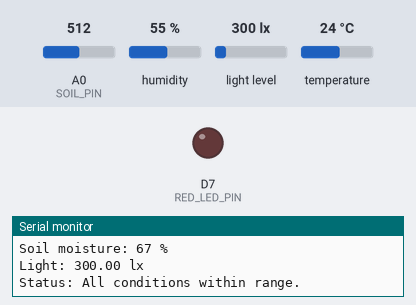
This sketch was run on a simulated Arduino MKR. Parts: output pins drawn as LEDs (lit = HIGH), the last lines printed to the serial monitor. Inputs (shaded band) come from the test bench; at power-on: temperature 24 °C, A0 (SOIL_PIN) = 512, humidity 55 %, light level 300 lx. WiFi joins after 1.5 s; servers stay silent unless stated; web services answer with replies made up by the test bench; not simulated (calls return 0 or success): secrets.h.

Above: at 12.3 s.
12.4 s: temperature set to 31.5 °C
21.8 s: temperature set to 32.7 °C
At 27.5 s:
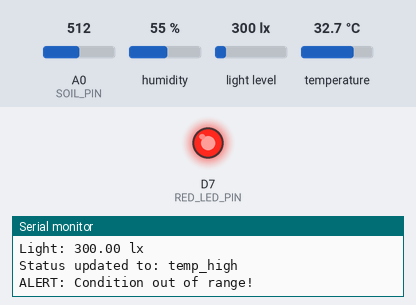
Timing chart, 0 to 29.0 s (numbered marks = the images above; inputs shaded):
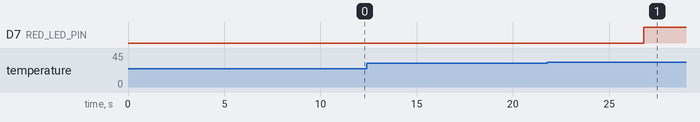

Measured:
- the behaviour switches between 32 and 32.1 °C on temperature (found by bisection; images 0 and 1)
- after the input at 21.8 s, D7 (RED_LED_PIN): LOW → HIGH after 5.0 s

The sketch:

projectV2.ino
```cpp
//Libraries
#include <WiFiNINA.h>
#include "DHT.h"
#include <BH1750.h>
#include <Wire.h>
#include "secrets.h"
#include "ThingSpeak.h"

//Sensors/LED
#define DHTPIN 2 //DHT22
#define DHTTYPE DHT22
DHT dht(DHTPIN, DHTTYPE);
#define SOIL_PIN A0 //Soil moisture
const int wet = 350;
const int dry = 850;
BH1750 lightMeter; //BH1750
#define RED_LED_PIN 7 //Red LED

//Wifi
char ssid[] = SECRET_SSID;
char pass[] = SECRET_PASS;
WiFiClient client;
//Thingspeak
unsigned long myChannelNumber = SECRET_CH_ID;
const char * myWriteAPIKey = SECRET_WRITE_APIKEY;
//IFTTT
char   HOST_NAME[] = "maker.ifttt.com";
String IFTTT_KEY = SECRET_IFTTT_KEY;
//Initializing values
float temperature = 0;
float humidity = 0;
float lightLux = 0;
int soilMoisture = 0;
//Reading Thresholds
const float TEMP_LOW = 10.0;
const float TEMP_HIGH = 32.0;
const int SOIL_LOW = 20;
const int SOIL_HIGH = 80;
const float NO_LIGHT = 20.0;
const float SUN_LIGHT = 250.0;

//Timers
unsigned long previousSensorRead = 0;
unsigned long previousThingSpeakWrite = 0;
unsigned long previousWifiAttempt = 0;
const unsigned long sensorReadInterval = 5000;
const unsigned long thingSpeakWriteInterval = 20000;
const unsigned long wifiAttemptInterval = 5000;

//IFTTT (alert bool to avoid spam)
bool tempLowAlert = false;
bool tempHighAlert = false;
bool soilLowAlert = false;
bool soilHighAlert = false;
bool lightAlert = false;

//Setup
void setup() {
  Serial.begin(115200);
  while (!Serial) {
  }
  pinMode(RED_LED_PIN, OUTPUT);
  alertLedOff();
  connectToWifi();
  ThingSpeak.begin(client);
  dht.begin();
  Wire.begin();
  lightMeter.begin();
  Serial.println("Smart Plant Monitoring System: ");
}
//Loop
void loop() {
  connectToWifi(); //Connect/reconnect
  unsigned long currentRunTimeMillis = millis();
  if (currentRunTimeMillis - previousSensorRead >= sensorReadInterval) {
    previousSensorRead = currentRunTimeMillis;
    readSensors();
    checkEnvironmentConditions();
  }
  if (currentRunTimeMillis - previousThingSpeakWrite >= thingSpeakWriteInterval) {
    previousThingSpeakWrite = currentRunTimeMillis;
    uploadDataToThingSpeak();
  }
}

//Functions
void alertLedOff() {
  digitalWrite(RED_LED_PIN, LOW);
}
void alertLedOn() {
  digitalWrite(RED_LED_PIN, HIGH);
}
void connectToWifi(){
  if(WiFi.status() != WL_CONNECTED){
    unsigned long currentMillis = millis();
    if (currentMillis - previousWifiAttempt >= wifiAttemptInterval) {
      previousWifiAttempt = currentMillis;
      Serial.println("Attempting WiFi connection...");
      WiFi.begin(ssid, pass);
    }
  }
}

void readSensors() {
  //DHT22
  humidity = dht.readHumidity();
  temperature = dht.readTemperature();
  if (isnan(humidity) || isnan(temperature)) {
    Serial.println("Failed to read from DHT sensor");
    return;
  }
  //Soil moisture
  int rawSensorData = analogRead(SOIL_PIN);
  soilMoisture = map(rawSensorData, dry, wet, 0, 100);
  soilMoisture = constrain(soilMoisture, 0, 100);
  //BH1750
  lightLux = lightMeter.readLightLevel();
  //print
  Serial.println();
  Serial.println("Sensor Readings");
  Serial.print("Humidity: ");
  Serial.print(humidity);
  Serial.println(" %");
  Serial.print("Temperature: ");
  Serial.print(temperature);
  Serial.println(" °C");
  Serial.print("Soil moisture: ");
  Serial.print(soilMoisture);
  Serial.println(" %");
  Serial.print("Light: ");
  Serial.print(lightLux);
  Serial.println(" lx");
  Serial.println();
}

void checkEnvironmentConditions() {
  bool redAlert = false;
  //DHT22
  if (temperature < TEMP_LOW) {
    redAlert = true;
    if (!tempLowAlert) {
      sendToIFTTT("temp_low");
      tempLowAlert = true;
    }
  }
  else {
    tempLowAlert = false;
  }
  if (temperature > TEMP_HIGH) {
    redAlert = true;
    if (!tempHighAlert) {
      sendToIFTTT("temp_high");
      tempHighAlert = true;
    }
  }
  else {
    tempHighAlert = false;
  }
  //Soil moisture
  if (soilMoisture < SOIL_LOW) {
    redAlert = true;
    if (!soilLowAlert) {
      sendToIFTTT("soil_low");
      soilLowAlert = true;
    }
  }
  else if (soilMoisture > 25) {
    soilLowAlert = false;
  }
  if (soilMoisture > SOIL_HIGH) {
    redAlert = true;
    if (!soilHighAlert) {
      sendToIFTTT("soil_high");
      soilHighAlert = true;
    }
  }
  else if (soilMoisture < 75) {
    soilHighAlert = false;
  }
  //BH1750
  if (lightLux < NO_LIGHT && !lightAlert) {
    lightAlert = true;
    sendToIFTTT("no_light");
    Serial.println("Sun light is no longer present.");
  }
  if (lightLux > SUN_LIGHT && lightAlert) {
    lightAlert = false;
    sendToIFTTT("sun_light");
    Serial.println("Sun light is present.");
  }
  //LED alert
  if (redAlert) {
    alertLedOn();
    Serial.println("ALERT: Condition out of range!");
  }
  else {
    alertLedOff();
    Serial.println("Status: All conditions within range.");
  }
}

void sendToIFTTT(String eventName){
  if (WiFi.status() != WL_CONNECTED) {
    Serial.println("WiFi not connected.");
    return;
  }
  if (client.connect(HOST_NAME, 80)) {
    //if connected
    String path = "/trigger/" + eventName + "/with/key/" + IFTTT_KEY;
    client.println("GET " + path + " HTTP/1.1");
    client.println("Host: " + String(HOST_NAME));
    client.println("Connection: close");
    client.println(); // end HTTP header

    Serial.print("Status updated to: ");
    Serial.println(eventName);
    while (client.connected()) {
      if (client.available()) {
        // read an incoming byte from the server
        char c = client.read();
      }
    }
    client.stop();
  }
  else {
    Serial.println("connection failed");
  }
}

void uploadDataToThingSpeak() {
  if (WiFi.status() != WL_CONNECTED) {
    Serial.println("WiFi not connected.");
    return;
  }
  //set fields
  ThingSpeak.setField(1, temperature);
  ThingSpeak.setField(2, humidity);
  ThingSpeak.setField(3, soilMoisture);
  ThingSpeak.setField(4, lightLux);
  // write to thingspeak channel
  int x = ThingSpeak.writeFields(myChannelNumber, myWriteAPIKey);
  if (x == 200) {
    Serial.println("ThingSpeak update successful.");
  }
  else {
    Serial.println("Problem updating ThingSpeak. HTTP error code " + String(x));
  }
}
```
